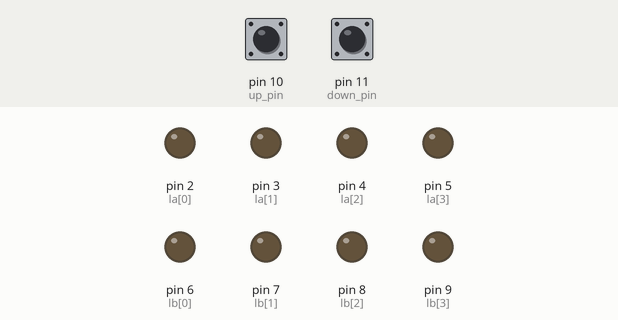
Simulated run of this sketch. Board: Arduino Uno, built with avr-gcc and run on an emulated ATmega328P. On the bench: output pins drawn as LEDs (lit = HIGH). The inputs (shaded band) are chosen by the test bench; at power-on: pin 10 (up_pin) LOW, pin 11 (down_pin) LOW.

Above: at 1.2 s.
1.3 s: pin 10 (up_pin) pulled HIGH for 1 s
At 2.9 s:
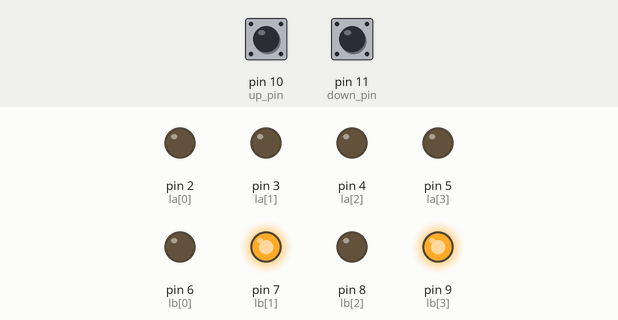
3.8 s: pin 11 (down_pin) pulled HIGH for 3.2 s
At 7.2 s:
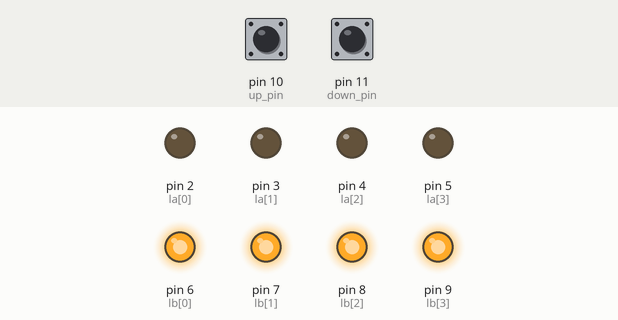
8.5 s: pin 11 (down_pin) pulled HIGH for 1 s
At 8.7 s:
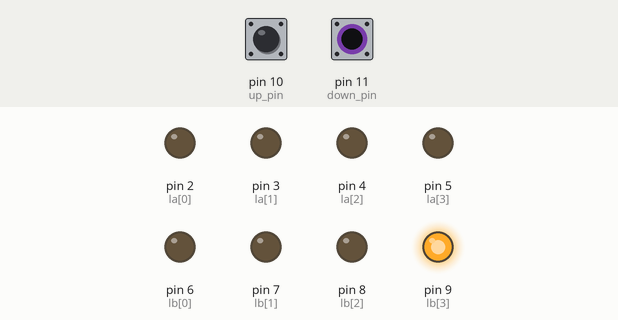
11.0 s: pin 11 (down_pin) pulled HIGH for 0.25 s
At 11.1 s:
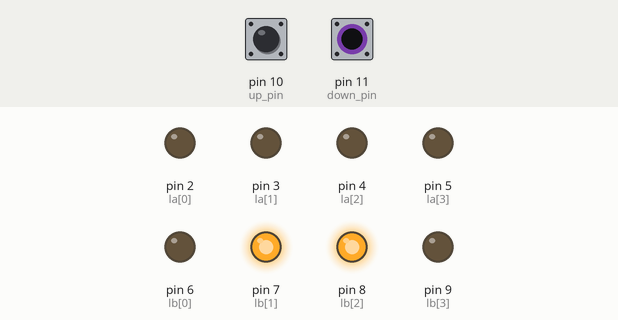
12.7 s: pin 10 (up_pin) pulled HIGH for 0.25 s
At 13.4 s:
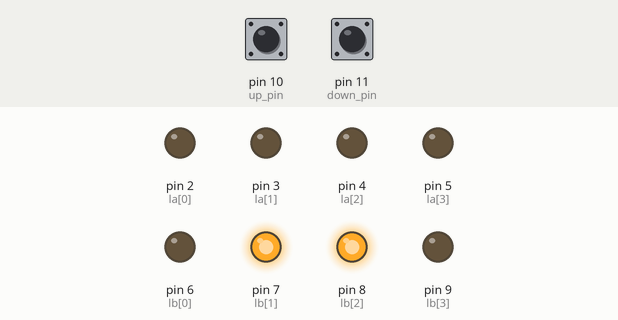
14.4 s: pin 10 (up_pin) pulled HIGH for 3.2 s
At 15.1 s:
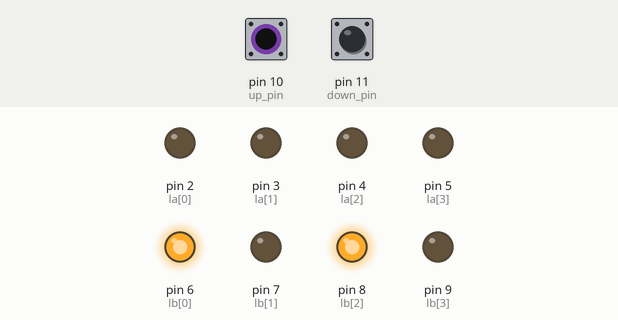
Timing chart, 0 to 18.9 s (numbered marks = the images above; inputs shaded):
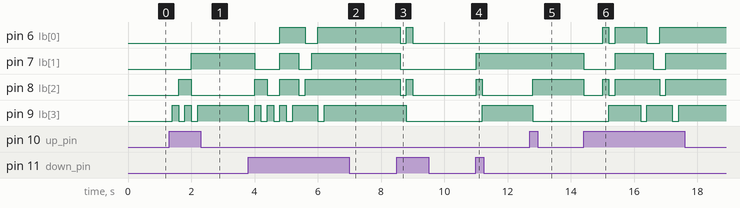

Measured:
- after the input at 1.3 s, pin 7 (lb[1]): LOW → HIGH after 0.70 s; pin 8 (lb[2]): LOW → HIGH after 0.30 s, → LOW 0.40 s later; pin 9 (lb[3]): alternates HIGH for 0.20 s and LOW for 0.20 s, 5 changes in all, then stays HIGH, starting after 0.10 s
- after the input at 3.8 s, pin 6 (lb[0]): LOW → HIGH after 1.0 s, → LOW 0.80 s later, → HIGH 0.40 s later; pin 7 (lb[1]): HIGH → LOW after 0.20 s, → HIGH 0.80 s later, → LOW 0.60 s later, → HIGH 0.40 s later
- after the input at 8.5 s, pin 6 (lb[0]), pin 8 (lb[2]): HIGH → LOW after 0.10 s, → HIGH 0.20 s later, → LOW 0.20 s later; pin 7 (lb[1]): HIGH → LOW after 0.10 s; pin 9 (lb[3]): HIGH → LOW after 0.30 s
- after the input at 11.0 s, pin 7 (lb[1]): LOW → HIGH at once; pin 8 (lb[2]): LOW → HIGH at once, → LOW 0.20 s later; pin 9 (lb[3]): LOW → HIGH after 0.20 s
- after the input at 12.7 s, pin 8 (lb[2]): LOW → HIGH after 0.10 s; pin 9 (lb[3]): HIGH → LOW after 0.10 s
- after the input at 14.4 s, pin 6 (lb[0]): goes HIGH 0.20 s, LOW 0.20 s, HIGH 1.0 s, LOW 0.40 s, then HIGH, starting after 0.60 s; pin 7 (lb[1]): HIGH → LOW at once, → HIGH 1.0 s later, → LOW 1.2 s later, → HIGH 0.40 s later

The sketch:

single_team_score_board.ino
```cpp
//4 segment connection
int la[4] = {2,3,4,5}; // first
int lb[4] = {6,7,8,9}; // second


int BCD[10][4] ={
{0,0,0,0},
{0,0,0,1},
{0,0,1,0},
{0,0,1,1},
{0,1,0,0},
{0,1,0,1},
{0,1,1,0},
{0,1,1,1},
{1,0,0,0},
{1,0,0,1}}; //BCD code


void calculate(int); //functions for calculating the left and right segment of a team.
void data_write(int,int);   //functions for writing left and right segment

int up_pin=10; //button pin for increment the score
int down_pin=11; //button pin for decrement the score


int read_down=0; //variable to read the state of the down button
int read_up=0;  //variable to read the state of the up button

int score=0; //variable to store the actual score
int score_a=0; //variable to store the first digit of score
int score_b=0;  //varible to store the second digit of score
void setup()
{
    // setting button pin an input
    pinMode(up_pin,INPUT);
    pinMode(down_pin,INPUT);
    // setting all pins as output
    for(int i=0;i<4;i++)
    {
    pinMode(la[i],OUTPUT);
    pinMode(lb[i],OUTPUT);
    }

}
void loop()
{
    // reading the two button
    read_up=digitalRead(up_pin);
    read_down=digitalRead(down_pin);

    if (read_up==1)
    {
        score+=1;
        read_up=0;
        calculate(score);
    }
    else if (read_down==1)
    {
        score-=1;
        read_down=0;
        calculate(score);
    }

delay(200);
}

void calculate(int score)
{
    if (score<10)
    {
        score_b=score;
        score_a=0;
    }
    else
    {
        score_b=score % 10;
        score_a=score/10;
    }
    data_write(score_a,score_b);


}


void data_write(int left,int right)
{
    for (int j=0; j < 4; j++)
    {
        digitalWrite(la[j], BCD[left][j]);
    }

    for (int j=0; j < 4; j++)
    {
        digitalWrite(lb[j], BCD[right][j]);
    }

}
```
